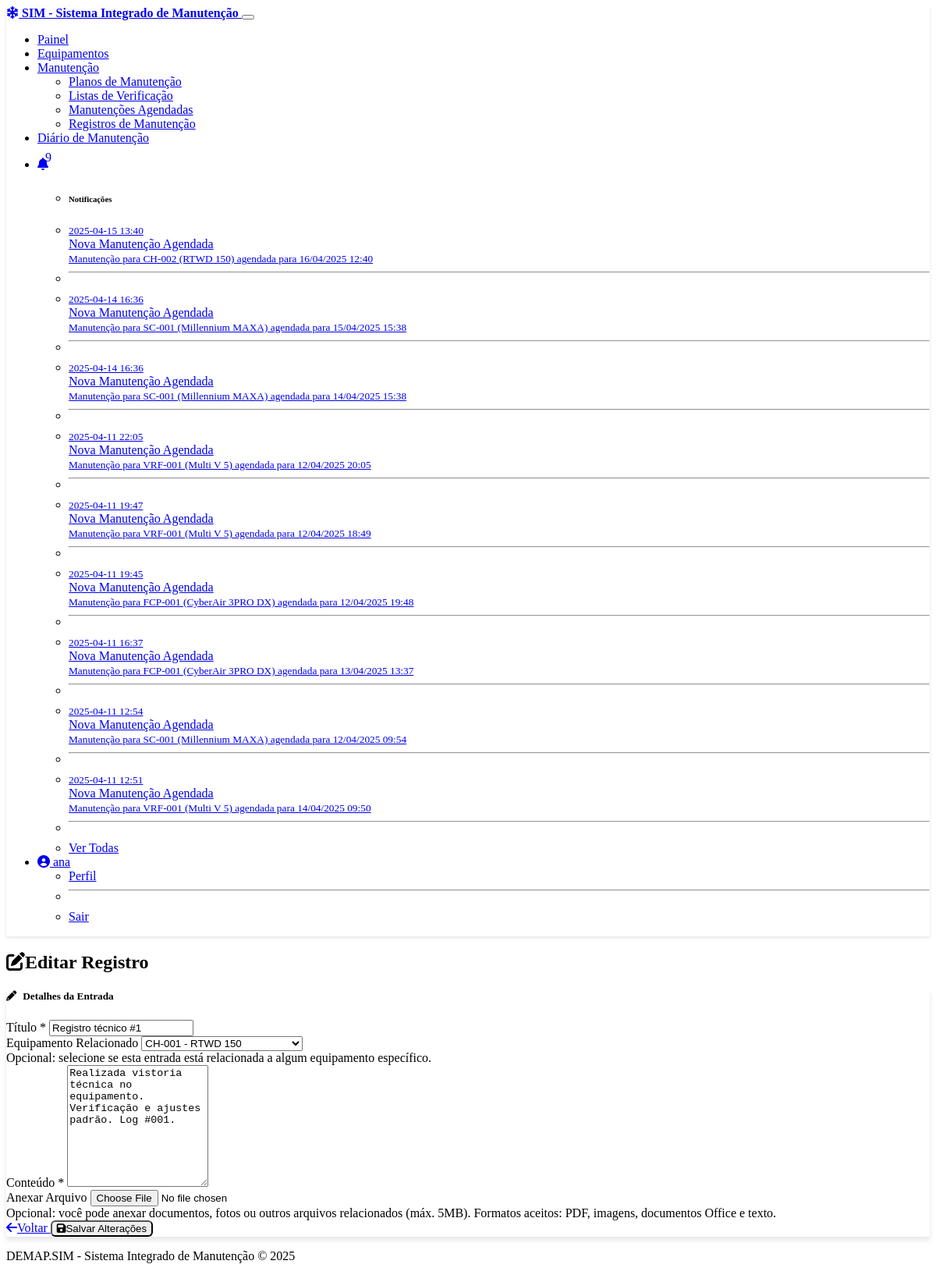
The page /diario/1/editar (signed in) on the database its author committed.
### models.py (models this page shows, shortened)
class Notification(db.Model):
    __tablename__ = 'notifications'
    id = db.Column(db.Integer, primary_key=True)
    user_id = db.Column(db.Integer, db.ForeignKey('users.id'), nullable=False)
    schedule_id = db.Column(db.Integer, db.ForeignKey('maintenance_schedules.id'))
    title = db.Column(db.String(100), nullable=False)
    message = db.Column(db.Text, nullable=False)
    created_at = db.Column(db.DateTime, default=datetime.utcnow)
    read = db.Column(db.Boolean, default=False)

class User(UserMixin, db.Model):
    __tablename__ = 'users'
    id = db.Column(db.Integer, primary_key=True)
    username = db.Column(db.String(64), unique=True, nullable=False)
    email = db.Column(db.String(120), unique=True, nullable=False)
    password_hash = db.Column(db.String(256), nullable=False)
    first_name = db.Column(db.String(64), nullable=False)
    last_name = db.Column(db.String(64), nullable=False)
    role = db.Column(db.String(20), nullable=False, default=UserRole.TECHNICIAN.value)
    phone = db.Column(db.String(20))
    created_at = db.Column(db.DateTime, default=datetime.utcnow)
    active = db.Column(db.Boolean, default=True)
    maintenance_records = db.relationship('MaintenanceRecord', backref='technician', lazy=True)
    notifications = db.relationship('Notification', backref='user', lazy=True)
    def is_admin(self):
        return self.role == UserRole.ADMIN.value
    def is_supervisor(self):
        return self.role == UserRole.SUPERVISOR.value

class DiarioManutencao(db.Model):
    __tablename__ = 'diarios_manutencao'
    id = db.Column(db.Integer, primary_key=True)
    user_id = db.Column(db.Integer, db.ForeignKey('users.id'), nullable=False)
    equipment_id = db.Column(db.Integer, db.ForeignKey('equipment.id'), nullable=True)  # Opcional
    titulo = db.Column(db.String(200), nullable=False)
    conteudo = db.Column(db.Text, nullable=False)
    data_criacao = db.Column(db.DateTime, default=datetime.utcnow)
    arquivo_nome = db.Column(db.String(255), nullable=True)  # Nome do arquivo anexado
    arquivo_dados = db.Column(db.LargeBinary, nullable=True)  # Dados do arquivo binário
    arquivo_tipo = db.Column(db.String(100), nullable=True)   # Tipo MIME do arquivo
    usuario = db.relationship('User', backref='diarios_manutencao', lazy=True)
    equipamento = db.relationship('Equipment', backref='diarios_manutencao', lazy=True)

### controllers/diario.py (the view, shortened to what this page needs)
@diario_bp.route('/<int:registro_id>/editar', methods=['GET', 'POST'])
@login_required
def editar(registro_id):
    registro = DiarioManutencao.query.get_or_404(registro_id)
    if registro.user_id != current_user.id and not current_user.is_admin():
        flash('Você não tem permissão para editar este registro.', 'danger')
        return redirect(url_for('diario.index'))
    form = DiarioManutencaoForm(obj=registro)
    form.equipment_id.choices = [(0, 'Nenhum')] + [(e.id, f"{e.identification_number} - {e.model}")
                                for e in Equipment.query.all()]
    return render_template('diario/editar.html', form=form, registro=registro)

### forms.py
class DiarioManutencaoForm(FlaskForm):
    titulo = StringField('Título',
                         validators=[DataRequired(), Length(min=3, max=200)])
    conteudo = TextAreaField('Conteúdo',
                             validators=[DataRequired(), Length(max=2000)])
    equipment_id = SelectField('Equipamento (Opcional)',
                               coerce=int,
                               validators=[Optional()])
    arquivo = FileField('Anexar Arquivo (Opcional)',
                        validators=[
                            Optional(),
                            FileSize(max_size=5 * 1024 * 1024),
                            FileAllowed(['pdf', 'jpg', 'jpeg', 'png', 'doc', 'docx', 'xlsx'],
                                         'Apenas arquivos PDF, imagens e documentos são permitidos')
                        ])
    submit = SubmitField('Salvar')

### app.py (called while the page is built)
@app.before_request
def before_request():
    if current_user.is_authenticated:
        session.permanent = True
        g.user = current_user
    else:
        g.user = None

    @login_manager.user_loader
    def load_user(user_id):
        return User.query.get(int(user_id))

### templates/diario/editar.html (shortened to what this page needs)
{% extends "layout.html" %}
{% block content %}
<div class="row mb-4">
    <div class="col">
        <h2 class="border-bottom pb-2">
            <i class="fas fa-edit me-2"></i>Editar Registro
        </h2>
    </div>
</div>
<div class="row">
    <div class="col-lg-9 mx-auto">
        <div class="card shadow mb-4">
            <div class="card-header bg-primary text-white">
                <h5 class="mb-0"><i class="fas fa-pencil-alt me-2"></i>Detalhes da Entrada</h5>
            </div>
            <div class="card-body">
                <form method="POST" enctype="multipart/form-data">
                    <div class="mb-3">
                        <label class="form-label">Título *</label>
                        {{ form.titulo(class="form-control") }}
                    </div>
                    <div class="mb-3">
                        <label class="form-label">Equipamento Relacionado</label>
                        {{ form.equipment_id(class="form-control") }}
                        <div class="form-text">Opcional: selecione se esta entrada está relacionada a algum equipamento específico.</div>
                    </div>
                    <div class="mb-3">
                        <label class="form-label">Conteúdo *</label>
                        {{ form.conteudo(class="form-control", rows=10) }}
                    </div>
                    <div class="mb-4">
                        <label class="form-label">Anexar Arquivo</label>
                        {{ form.arquivo(class="form-control") }}
                        <div class="form-text">
                            {% if registro.arquivo_nome %}
                                Arquivo atual: <strong>{{ registro.arquivo_nome }}</strong>.
                                Caso queira substituir, selecione um novo arquivo.
                            {% else %}
                                Opcional: você pode anexar documentos, fotos ou outros arquivos relacionados (máx. 5MB).
                                Formatos aceitos: PDF, imagens, documentos Office e texto.
                            {% endif %}
                        </div>
                    </div>
                    <div class="d-flex justify-content-between">
                        <a href="{{ url_for('diario.visualizar', registro_id=registro.id) }}" class="btn btn-secondary">
                            <i class="fas fa-arrow-left me-1"></i>Voltar
                        </a>
                        <button type="submit" class="btn btn-primary">
                            <i class="fas fa-save me-1"></i>Salvar Alterações
                        </button>
                    </div>
                </form>
            </div>
        </div>
    </div>
</div>
{% endblock %}

### templates/layout.html (shortened to what this page needs)
<!DOCTYPE html>
<html lang="pt-BR" data-bs-theme="dark">
<head>
    <link rel="stylesheet" href="https://cdn.replit.com/agent/bootstrap-agent-dark-theme.min.css">
    <link rel="stylesheet" href="https://cdnjs.cloudflare.com/ajax/libs/font-awesome/6.0.0/css/all.min.css">
    <link rel="stylesheet" href="{{ url_for('static', filename='css/custom.css') }}">
</head>
<body>
    <nav class="navbar navbar-expand-lg navbar-dark bg-dark">
        <div class="container">
            <a class="navbar-brand" href="{{ url_for('maintenance.dashboard') if current_user.is_authenticated else url_for('users.login') }}">
                <i class="fas fa-snowflake me-2"></i> SIM - Sistema Integrado de Manutenção
            </a>
            <button class="navbar-toggler" type="button" data-bs-toggle="collapse" data-bs-target="#navbarNav" aria-controls="navbarNav" aria-expanded="false" aria-label="Toggle navigation">
            </button>
            <div class="collapse navbar-collapse" id="navbarNav">
                {% if current_user.is_authenticated %}
                <ul class="navbar-nav me-auto">
                    <li class="nav-item">
                        <a class="nav-link" href="{{ url_for('maintenance.dashboard') }}">Painel</a>
                    </li>
                    <li class="nav-item">
                        <a class="nav-link" href="{{ url_for('equipment.index') }}">Equipamentos</a>
                    </li>
                    <li class="nav-item dropdown">
                        <a class="nav-link dropdown-toggle" href="#" id="maintenanceDropdown" role="button" data-bs-toggle="dropdown" aria-expanded="false">
                            Manutenção
                        </a>
                        <ul class="dropdown-menu" aria-labelledby="maintenanceDropdown">
                            <li><a class="dropdown-item" href="{{ url_for('maintenance.plans') }}">Planos de Manutenção</a></li>
                            <li><a class="dropdown-item" href="{{ url_for('maintenance.checklists') }}">Listas de Verificação</a></li>
                            <li><a class="dropdown-item" href="{{ url_for('maintenance.schedule_list') }}">Manutenções Agendadas</a></li>
                            <li><a class="dropdown-item" href="{{ url_for('maintenance.records') }}">Registros de Manutenção</a></li>
                        </ul>
                    </li>
                    <li class="nav-item">
                        <a class="nav-link" href="{{ url_for('diario.index') }}">Diário de Manutenção</a>
                    </li>
                </ul>
                <ul class="navbar-nav">
                    <li class="nav-item dropdown">
                        <a class="nav-link dropdown-toggle" href="#" id="notificationsDropdown" role="button" data-bs-toggle="dropdown" aria-expanded="false">
                            <i class="fas fa-bell"></i>
                            {% set unread_notifications = current_user.notifications|selectattr('read', 'equalto', false)|list %}
                            {% if unread_notifications %}
                            <span class="badge bg-danger">{{ unread_notifications|length }}</span>
                            {% endif %}
                        </a>
                        <ul class="dropdown-menu dropdown-menu-end" aria-labelledby="notificationsDropdown" style="min-width: 300px;">
                            <li><h6 class="dropdown-header">Notificações</h6></li>
                            {% if current_user.notifications %}
                                {% set notifications_sorted = current_user.notifications|sort(attribute='created_at', reverse=true) %}
                                {% set counter = 0 %}
                                {% for notification in notifications_sorted %}
                                    {% if counter < 5 %}
                                        {% set counter = counter + 1 %}
                                        <li>
                                            <a class="dropdown-item {% if not notification.read %}fw-bold{% endif %}" href="{{ url_for('maintenance.view_schedule', schedule_id=notification.schedule_id) if notification.schedule_id else '#' }}">
                                                <small class="text-muted">{{ notification.created_at.strftime('%Y-%m-%d %H:%M') }}</small><br>
                                                {{ notification.title }}<br>
                                                <small>{{ notification.message }}</small>
                                            </a>
                                        </li>
                                        {% if not loop.last and counter < 5 %}<li><hr class="dropdown-divider"></li>{% endif %}
                                    {% endif %}
                                {% endfor %}
                                <li><hr class="dropdown-divider"></li>
                                <li><a class="dropdown-item text-center" href="{{ url_for('maintenance.notifications') }}">Ver Todas</a></li>
                            {% else %}
                                <li><a class="dropdown-item text-center">Sem notificações</a></li>
                            {% endif %}
                        </ul>
                    </li>
                    <li class="nav-item dropdown">
                        <a class="nav-link dropdown-toggle" href="#" id="userDropdown" role="button" data-bs-toggle="dropdown" aria-expanded="false">
                            <i class="fas fa-user-circle me-1"></i> {{ current_user.username }}
                        </a>
                        <ul class="dropdown-menu dropdown-menu-end" aria-labelledby="userDropdown">
                            <li><a class="dropdown-item" href="{{ url_for('users.profile') }}">Perfil</a></li>
                            <li><hr class="dropdown-divider"></li>
                            <li><a class="dropdown-item" href="{{ url_for('users.logout') }}">Sair</a></li>
                        </ul>
                    </li>
                </ul>
                {% endif %}
            </div>
        </div>
    </nav>
    <main class="container my-4">
        {% block content %}{% endblock %}
    </main>
    <footer class="footer mt-auto py-3 bg-dark">
        <div class="container text-center">
            <span class="text-muted">DEMAP.SIM - Sistema Integrado de Manutenção  &copy; 2025</span>
        </div>
    </footer>
</body>
</html>

### static/css/custom.css (style rules this page uses)
body { min-height: 100vh; display: flex; flex-direction: column; }
main { flex: 1; }
.card { box-shadow: 0 4px 6px rgba(0, 0, 0, 0.1); transition: transform 0.3s ease, box-shadow 0.3s ease; }
.navbar { box-shadow: 0 2px 4px rgba(0, 0, 0, 0.1); }
.navbar-brand { font-weight: bold; }
.nav-link { position: relative; }
.nav-link .badge { position: absolute; top: 0; right: 0; transform: translate(50%, -50%); }
.form-label { font-weight: 500; }
.footer { margin-top: auto; padding-top: 1rem; padding-bottom: 1rem; }
.badge { font-weight: normal; padding: 0.5em 0.7em; }
.card-header i { margin-right: 0.5rem; }
.btn { border-radius: 0.375rem; font-weight: 500; }

### rows shown on the page
Notification: created_at "2025-04-15 13:40", title "Nova Manutenção Agendada", message "Manutenção para CH-002 (RTWD 150) agendada para 16/04/2025 12:40"
Notification: created_at "2025-04-14 16:36", title "Nova Manutenção Agendada", message "Manutenção para SC-001 (Millennium MAXA) agendada para 15/04/2025 15:38"
Notification: created_at "2025-04-14 16:36", title "Nova Manutenção Agendada", message "Manutenção para SC-001 (Millennium MAXA) agendada para 14/04/2025 15:38"
Notification: created_at "2025-04-11 22:05", title "Nova Manutenção Agendada", message "Manutenção para VRF-001 (Multi V 5) agendada para 12/04/2025 20:05"
Notification: created_at "2025-04-11 19:47", title "Nova Manutenção Agendada", message "Manutenção para VRF-001 (Multi V 5) agendada para 12/04/2025 18:49"
Notification: created_at "2025-04-11 19:45", title "Nova Manutenção Agendada", message "Manutenção para FCP-001 (CyberAir 3PRO DX) agendada para 12/04/2025 19:48"
Notification: created_at "2025-04-11 16:37", title "Nova Manutenção Agendada", message "Manutenção para FCP-001 (CyberAir 3PRO DX) agendada para 13/04/2025 13:37"
Notification: created_at "2025-04-11 12:54", title "Nova Manutenção Agendada", message "Manutenção para SC-001 (Millennium MAXA) agendada para 12/04/2025 09:54"
Notification: created_at "2025-04-11 12:51", title "Nova Manutenção Agendada", message "Manutenção para VRF-001 (Multi V 5) agendada para 14/04/2025 09:50"
User: username "ana"
DiarioManutencao: titulo "Registro técnico #1", equipment_id "CH-001 - RTWD 150", conteudo "Realizada vistoria técnica no equipamento. Verificação e ajustes padrão. Log #001."

### other values the page prints
{{ unread_notifications|length }} "9"
